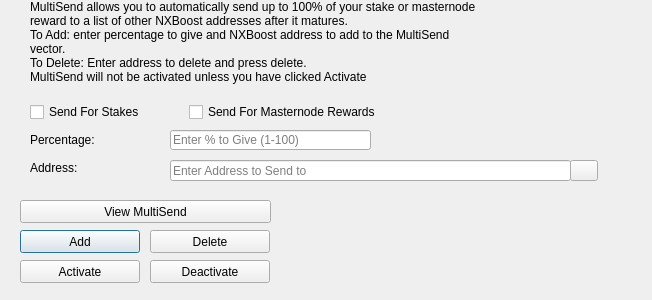
<?xml version="1.0" encoding="UTF-8"?>
<ui version="4.0">
 <class>MultiSendDialog</class>
 <widget class="QDialog" name="MultiSendDialog">
  <property name="windowModality">
   <enum>Qt::NonModal</enum>
  </property>
  <property name="geometry">
   <rect>
    <x>0</x>
    <y>0</y>
    <width>652</width>
    <height>300</height>
   </rect>
  </property>
  <property name="windowTitle">
   <string>MultiSend</string>
  </property>
  <widget class="QLineEdit" name="multiSendPercentEdit">
   <property name="geometry">
    <rect>
     <x>170</x>
     <y>130</y>
     <width>201</width>
     <height>20</height>
    </rect>
   </property>
   <property name="toolTip">
    <string>Enter whole numbers 1 - 100</string>
   </property>
   <property name="placeholderText">
    <string>Enter % to Give (1-100)</string>
   </property>
  </widget>
  <widget class="QLineEdit" name="multiSendAddressEdit">
   <property name="geometry">
    <rect>
     <x>170</x>
     <y>160</y>
     <width>401</width>
     <height>21</height>
    </rect>
   </property>
   <property name="toolTip">
    <string/>
   </property>
   <property name="placeholderText">
    <string>Enter Address to Send to</string>
   </property>
  </widget>
  <widget class="QLabel" name="label_2">
   <property name="geometry">
    <rect>
     <x>30</x>
     <y>0</y>
     <width>451</width>
     <height>121</height>
    </rect>
   </property>
   <property name="lineWidth">
    <number>1</number>
   </property>
   <property name="text">
    <string>MultiSend allows you to automatically send up to 100% of your stake or masternode reward to a list of other NXBoost addresses after it matures.
To Add: enter percentage to give and NXBoost address to add to the MultiSend vector.
To Delete: Enter address to delete and press delete.
MultiSend will not be activated unless you have clicked Activate</string>
   </property>
   <property name="alignment">
    <set>Qt::AlignLeading|Qt::AlignLeft|Qt::AlignTop</set>
   </property>
   <property name="wordWrap">
    <bool>true</bool>
   </property>
  </widget>
  <widget class="QLabel" name="message">
   <property name="geometry">
    <rect>
     <x>290</x>
     <y>200</y>
     <width>351</width>
     <height>91</height>
    </rect>
   </property>
   <property name="text">
    <string/>
   </property>
  </widget>
  <widget class="QPushButton" name="addButton">
   <property name="geometry">
    <rect>
     <x>20</x>
     <y>230</y>
     <width>120</width>
     <height>23</height>
    </rect>
   </property>
   <property name="toolTip">
    <string/>
   </property>
   <property name="statusTip">
    <string>Add to MultiSend Vector</string>
   </property>
   <property name="text">
    <string>Add</string>
   </property>
  </widget>
  <widget class="QPushButton" name="disableButton">
   <property name="geometry">
    <rect>
     <x>150</x>
     <y>260</y>
     <width>120</width>
     <height>23</height>
    </rect>
   </property>
   <property name="statusTip">
    <string>Deactivate MultiSend</string>
   </property>
   <property name="text">
    <string>Deactivate</string>
   </property>
  </widget>
  <widget class="QPushButton" name="addressBookButton">
   <property name="geometry">
    <rect>
     <x>570</x>
     <y>160</y>
     <width>28</width>
     <height>21</height>
    </rect>
   </property>
   <property name="toolTip">
    <string>Choose an address from the address book</string>
   </property>
   <property name="text">
    <string/>
   </property>
   <property name="icon">
    <iconset resource="../nxboost.qrc">
     <normaloff>:/icons/address-book</normaloff>:/icons/address-book</iconset>
   </property>
   <property name="shortcut">
    <string>Alt+A</string>
   </property>
   <property name="autoDefault">
    <bool>false</bool>
   </property>
  </widget>
  <widget class="QLabel" name="label">
   <property name="geometry">
    <rect>
     <x>30</x>
     <y>130</y>
     <width>121</width>
     <height>20</height>
    </rect>
   </property>
   <property name="toolTip">
    <string>Percentage of stake to send</string>
   </property>
   <property name="text">
    <string>Percentage:</string>
   </property>
  </widget>
  <widget class="QLabel" name="label_5">
   <property name="geometry">
    <rect>
     <x>30</x>
     <y>160</y>
     <width>111</width>
     <height>16</height>
    </rect>
   </property>
   <property name="toolTip">
    <string>Address to send portion of stake to</string>
   </property>
   <property name="text">
    <string>Address:</string>
   </property>
  </widget>
  <widget class="QPushButton" name="deleteButton">
   <property name="geometry">
    <rect>
     <x>150</x>
     <y>230</y>
     <width>120</width>
     <height>23</height>
    </rect>
   </property>
   <property name="toolTip">
    <string/>
   </property>
   <property name="statusTip">
    <string>Delete Address From MultiSend Vector</string>
   </property>
   <property name="text">
    <string>Delete</string>
   </property>
  </widget>
  <widget class="QPushButton" name="activateButton">
   <property name="geometry">
    <rect>
     <x>20</x>
     <y>260</y>
     <width>120</width>
     <height>23</height>
    </rect>
   </property>
   <property name="statusTip">
    <string>Activate MultiSend</string>
   </property>
   <property name="text">
    <string>Activate</string>
   </property>
  </widget>
  <widget class="QPushButton" name="viewButton">
   <property name="geometry">
    <rect>
     <x>20</x>
     <y>200</y>
     <width>251</width>
     <height>23</height>
    </rect>
   </property>
   <property name="toolTip">
    <string/>
   </property>
   <property name="statusTip">
    <string>View MultiSend Vector</string>
   </property>
   <property name="text">
    <string>View MultiSend</string>
   </property>
  </widget>
  <widget class="QWidget" name="horizontalLayoutWidget">
   <property name="geometry">
    <rect>
     <x>30</x>
     <y>100</y>
     <width>351</width>
     <height>24</height>
    </rect>
   </property>
   <layout class="QHBoxLayout" name="horizontalLayout">
    <item>
     <widget class="QCheckBox" name="multiSendStakeCheckBox">
      <property name="text">
       <string>Send For Stakes</string>
      </property>
     </widget>
    </item>
    <item>
     <widget class="QCheckBox" name="multiSendMasternodeCheckBox">
      <property name="text">
       <string>Send For Masternode Rewards</string>
      </property>
     </widget>
    </item>
   </layout>
  </widget>
 </widget>
 <resources>
  <include location="../nxboost.qrc"/>
 </resources>
 <connections/>
</ui>
